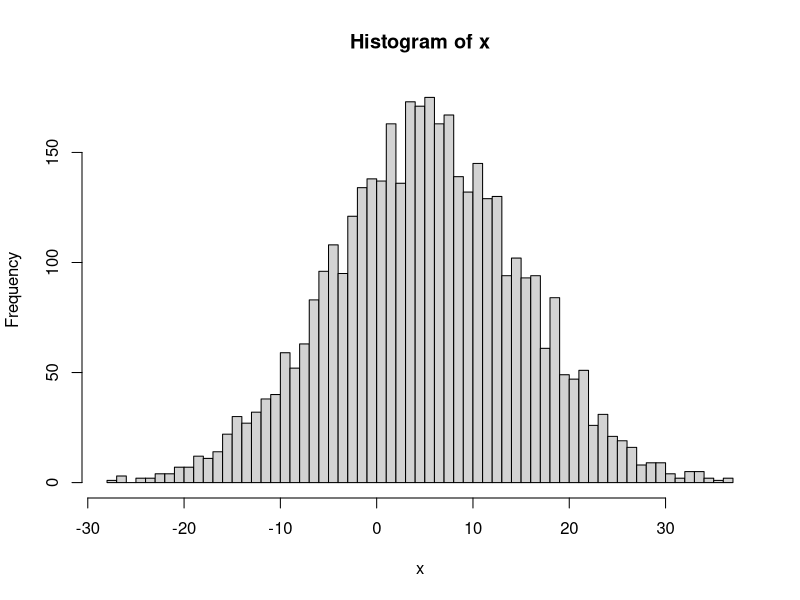

Recreate this plot in R.
# ----------------------------------------------------------------------
# Information
# ----------------------------------------------------------------------

# This script is defining exercises with basic concepts in programming
# with R - if-else statements, for and while loops. 


# ----------------------------------------------------------------------
# Exercises
# ----------------------------------------------------------------------

# house keeping, its a good practice to clean the workspace

rm(list=ls())
cat("\014")

# A loop is a programming language construct that allows certain piece of 
# code to be repeatedly executed.


# ----
# 1. Create a for loop that will compute a mean of a vector of numbers
# ----

# Generate an atomic vector of 100 values drawn from a Normal distribution,
# set the seed for reproducibility
set.seed(666)
x <- rnorm(4000, 5, 10)
hist(x, 50)
# start with zero
# YOUR CODE

# iterate over each element in the vector
#for (... in ...) {
  # take an element and add it to the result
result <- 0
result
for (i in x){
  result <- result + i

}
result
#}

# is it correct?
result == mean(x)  # will throw FALSE almost always, due to rounding
all.equal(result, mean(x), tolerance = 0.001)  # correct approach

# ----
# 2. Create a while loop that compounds the interest rates
# ----

# We will compute the final amount we get if we 
# deposit some capital during t years with an annual interest rate of r %.

capital <- 18000  # if you invested your tuition fee in an index fund instead
t <- 35  # ~retirement age
r <- 8  # average return of an index fund, e.g. Vanguard S&P500

while (t>0){
  capital = capital * 1.08
  t <- t - 1
}

# check the result
capital

# it should look as follows:
# [1] 266136.2 

# ----
# 3. Generating n-grams for arbitrary text
# ----

# We will use this example to illustrate repeat-break loop
# Repeat loop is used in combination with break keyword to stop the iteration.
# We will decompose a string on a set of n-grams. 
# See here for a definition of n-grams:
# https://en.wikipedia.org/wiki/N-gram   

ex <- "Introduction to Computing."  # some text example
n <- 2  # bigrams

# first, remove spaces and dot character by using "gsub" function
ex <- gsub(" ","", gsub("\\.","",ex))
ex

# next, transform all the text to lower case by using "tolower" function

result <- NULL
i <- 1
ex_length <- nchar(ex)
ex_length
repeat {
  # use "substr" function to subset the string according the position

  # use the "break" keyword in combination with an if condition
  # you will need the number of characters in the string vector in the
  # condition
  # browser()
  
  if (i>ex_length){
    break
  } 
  
  result[i] <- substr(ex, i, i)
  i <- i+1
}  

# check the result
result

# it should look as follows:
# "in" "nt" "tr" "ro" "od" "du" "uc" "ct" "ti" "io" "on" "nt" "to" "oc" "co"
# "om" "mp" "pu" "ut" "ti" "in" "ng"

# Note that break keyword can be used to interrupt for and while loop 
# execution